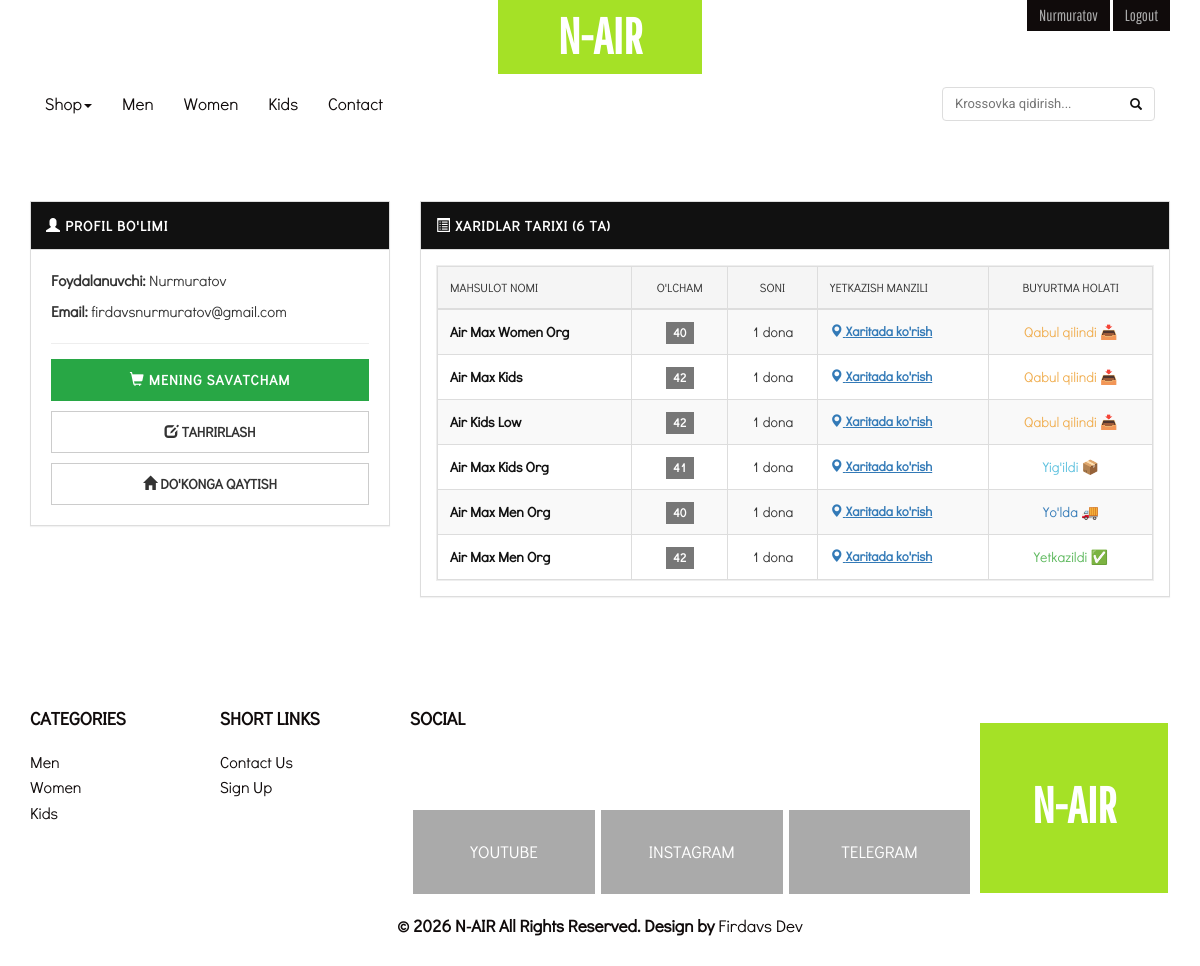
Screenshot of /profile/ (signed in) with the database file from the repository.
### first_n_air/models.py (models this page shows, shortened)
class Category(models.Model):
    name= models.CharField(max_length=255)
    slug = models.SlugField(unique=True,blank=True)
    image = models.ImageField()

class Buy(models.Model):
    name = models.CharField(max_length=156)
    phone = models.CharField(max_length=30)
    product = models.ForeignKey(Sneakers, on_delete=models.CASCADE, null=True)
    ALL_SIZES=(
        ("36","36"),
        ("37","37"),
        ("38","38"),
        ("39","39"),
        ("40","40"),
        ("41","41"),
        ("42","42"),
        ("43","43"),
        ("44","44"),
    )
    size= models.CharField(max_length=100, choices=ALL_SIZES)
    ALL_VALUES = (
        ("1","1"),
        ("2","2"),
        ("3","3"),
        ("4","4"),
        ("5","5"),
    )
    how = models.CharField(max_length=100,choices=ALL_VALUES)
    map = models.TextField()
    email = models.EmailField(blank=True)
    STATUS_CHOICES = (
        ('received', 'Buyurtma qabul qilindi 📥'),
        ('assembled', 'Buyurtma yig\'ildi 📦'),
        ('shipping', 'Yo\'lda 🚚'),
        ('delivered', 'Yetkazib berildi ✅'),
        ('canceled', 'Bekor qilindi ❌'),
    )
    status = models.CharField(max_length=20, choices=STATUS_CHOICES, default='received')

class Sneakers(models.Model):
    name = models.CharField(max_length=255)
    last_name = models.CharField(max_length=255)
    slug = models.SlugField(unique=True, blank=True)
    type = models.ForeignKey(Category, on_delete=models.CASCADE)
    character = models.TextField()
    UZ = "so'm"
    RU = "₽"
    ENG = "$"
    the_price = (
        (UZ, "so'm"),
        (RU, "₽"),
        (ENG, "$"),
    )
    price_type = models.CharField(max_length=10,
                                  choices=the_price,
                                  default="so'm")
    price = models.IntegerField()
    image =  models.ImageField()

### first_n_air/views.py (the view)
# urls.py: path('profile/', views.profile, name='profile'),
@login_required
def profile(request):
    ctg = Category.objects.all() # base.html menyusi buzilmasligi uchun
    user_email = request.user.email if request.user.email else f"{request.user.username}@mail.com"
    my_orders = Buy.objects.filter(
        Q(name=request.user.username) | Q(email=user_email)
    ).order_by('-id')
    ctx = {
        'ctg': ctg,
        'my_orders': my_orders
    }
    return render(request, 'blog/profile.html', ctx)

### templates/blog/profile.html
{% extends 'base.html' %}
{% block content %}
<div class="container" style="margin-top: 50px; margin-bottom: 50px; font-family: sans-serif;">
    <div class="row">
        <div class="col-md-4">
            <div class="panel panel-default" style="border-radius: 0; border: 1px solid #ddd;">
                <div class="panel-heading" style="background: #111; color: #fff; border-radius: 0; padding: 15px;">
                    <h3 class="panel-title text-uppercase" style="letter-spacing: 1px; font-weight: bold; font-size: 14px;">
                        <span class="glyphicon glyphicon-user"></span> Profil bo'limi
                    </h3>
                </div>
                <div class="panel-body" style="padding: 20px;">
                    <p style="margin-bottom: 10px; font-size: 15px;"><strong>Foydalanuvchi:</strong> {{ user.username }}</p>
                    <p style="margin-bottom: 20px; font-size: 15px;"><strong>Email:</strong> {{ user.email|default:"Kiritilmagan" }}</p>
                    <hr style="margin-top: 15px; margin-bottom: 15px;">
                    <a href="{% url 'view_cart' %}" class="btn btn-success btn-block" style="border-radius: 0; text-transform: uppercase; font-weight: bold; letter-spacing: 1px; padding: 10px; margin-bottom: 10px; background-color: #28a745; border-color: #28a745;">
                        <span class="glyphicon glyphicon-shopping-cart"></span> Mening Savatcham
                    </a>
                    <a href="{% url 'edit_profile' %}" class="btn btn-default btn-block" style="border-radius: 0; text-transform: uppercase; font-weight: bold; padding: 10px; margin-bottom: 10px;">
                        <span class="glyphicon glyphicon-edit"></span> Tahrirlash
                    </a>
                    <a href="{% url 'home' %}" class="btn btn-default btn-block" style="border-radius: 0; text-transform: uppercase; font-weight: bold; padding: 10px;">
                        <span class="glyphicon glyphicon-home"></span> Do'konga qaytish
                    </a>
                </div>
            </div>
        </div>
        <div class="col-md-8">
            <div class="panel panel-default" style="border-radius: 0; border: 1px solid #ddd;">
                <div class="panel-heading" style="background: #111; color: #fff; border-radius: 0; padding: 15px; display: flex; justify-content: space-between; align-items: center; flex-wrap: wrap;">
                    <h3 class="panel-title text-uppercase" style="letter-spacing: 1px; font-weight: bold; font-size: 14px; margin: 0; display: inline-block;">
                        <span class="glyphicon glyphicon-list-alt"></span> Xaridlar tarixi ({{ my_orders.count }} ta)
                    </h3>
                </div>
                <div class="panel-body" style="padding: 15px;">
                    <div class="table-responsive" style="max-height: 400px; overflow-y: auto; border: 1px solid #eee;">
                        <table class="table table-bordered table-striped" style="margin-bottom: 0; width: 100%;">
                            <thead style="position: sticky; top: 0; background-color: #f5f5f5; z-index: 10;">
                                <tr style="text-transform: uppercase; font-size: 12px; color: #333; background-color: #f5f5f5;">
                                    <th style="padding: 12px;">Mahsulot nomi</th>
                                    <th style="padding: 12px; text-align: center;">O'lcham</th>
                                    <th style="padding: 12px; text-align: center;">Soni</th>
                                    <th style="padding: 12px;">Yetkazish manzili</th>
                                    <th style="padding: 12px; text-align: center;">Buyurtma holati</th> </tr>
                            </thead>
                            <tbody>
                                {% if my_orders %}
                                    {% for order in my_orders %}
                                    <tr style="font-size: 14px;">
                                        <td style="padding: 12px; font-weight: bold; color: #111;">
                                            {% if order.product %}
                                                {{ order.product.name }}
                                            {% else %}
                                                <span class="text-muted">Mahsulot o'chirilgan</span>
                                            {% endif %}
                                        </td>
                                        <td style="padding: 12px; text-align: center;"><span class="label label-default" style="font-size: 12px; border-radius: 0;">{{ order.size }}</span></td>
                                        <td style="padding: 12px; text-align: center;">{{ order.how }} dona</td>
                                        <td style="padding: 12px; color: #555; font-size: 13px;">
                                            {% if "," in order.map %}
                                                <a href="https://maps.google.com/?q={{ order.map }}" target="_blank" class="text-primary" style="text-decoration: underline; font-weight: bold;">
                                                    <span class="glyphicon glyphicon-map-marker"></span> Xaritada ko'rish
                                                </a>
                                            {% else %}
                                                {{ order.map }}
                                            {% endif %}
                                        </td>
                                        <td style="padding: 12px; text-align: center; font-weight: bold;">
                                            {% if order.status == 'received' %}
                                                <span class="text-warning" style="color: #f0ad4e;">Qabul qilindi 📥</span>
                                            {% elif order.status == 'assembled' %}
                                                <span class="text-info" style="color: #5bc0de;">Yig'ildi 📦</span>
                                            {% elif order.status == 'shipping' %}
                                                <span class="text-primary" style="color: #337ab7;">Yo'lda 🚚</span>
                                            {% elif order.status == 'delivered' %}
                                                <span class="text-success" style="color: #5cb85c;">Yetkazildi ✅</span>
                                            {% else %}
                                                <span class="text-danger" style="color: #d9534f;">Bekor qilindi ❌</span>
                                            {% endif %}
                                        </td>
                                    </tr>
                                    {% endfor %}
                                {% else %}
                                    <tr>
                                        <td colspan="5" style="text-align: center; padding: 40px; color: #999; font-style: italic; font-size: 15px;">
                                            Xaridlar tarixi bo'sh.
                                        </td>
                                    </tr>
                                {% endif %}
                            </tbody>
                        </table>
                    </div>
                </div>
            </div>
        </div>
    </div>
</div>
{% endblock content %}

### templates/base.html (shortened to what this page needs)
<!DOCTYPE html>
{% load static %}
<html lang="en">
    <head>
        <link href="{% static 'css/bootstrap.min.css' %}" rel="stylesheet" type="text/css">
        <link href="{% static 'css/style.css' %}" rel="stylesheet" type="text/css"/>
    </head>
    <body>
        <div class="header">
            <div class="container">
                <div class="header-top">
                    <div class="logo">
                        <a href="{% url 'home' %}">N-AIR</a>
                    </div>
                    <div class="login-bars">
                        {% if user.is_authenticated %}
                            <a class="btn btn-default log-bar" href="{% url 'profile' %}" role="button">
                                {{ user.username }}
                            </a>
                            <a class="btn btn-default log-bar" href="{% url 'logout' %}" role="button">
                                Logout
                            </a>
                        {% endif %}
                    </div>
                </div>
                <div class="header-botom">
                    <div class="content white">
                        <nav class="navbar navbar-default nav-menu" role="navigation" style="display: flex; flex-wrap: wrap; align-items: center; justify-content: space-between;">
                            <div class="collapse navbar-collapse collapse-pdng" id="bs-example-navbar-collapse-1" style="flex-grow: 1;">
                                <ul class="nav navbar-nav nav-font" style="display: flex; align-items: center; flex-wrap: wrap;">
                                    <li class="dropdown">
                                        <a href="#" class="dropdown-toggle" data-toggle="dropdown">Shop<b class="caret"></b></a>
                                    </li>
                                    {% for i in ctg %}
                                    <li><a href="{% url 'products' slug=i.slug %}">{{ i.name }}</a></li>
                                    {% endfor %}
                                    <li><a href="{% url 'contact' %}">Contact</a></li>
                                </ul>
                            </div>
                            <div class="search-container" style="padding: 10px 15px; display: inline-block; vertical-align: middle;">
                                <form action="{% url 'home' %}" method="get" style="display: flex; align-items: center; max-width: 250px; background: #fff; border: 1px solid #ddd; border-radius: 4px; overflow: hidden;">
                                    <input type="text" name="search" placeholder="Krossovka qidirish..." value="{{ query|default:'' }}" style="padding: 6px 12px; border: none; width: 100%; color: #333; font-size: 13px; font-family: 'Roboto', sans-serif; outline: none; background: transparent;">
                                    <button type="submit" style="padding: 6px 12px; background: transparent; color: #111; border: none; cursor: pointer; outline: none;">
                                        <span class="glyphicon glyphicon-search" style="font-size: 12px;"></span>
                                    </button>
                                </form>
                            </div>
                        </nav>
                    </div>
                </div>
            </div>
        </div>
        {% block content %}
        {% endblock content %}
        <div class="footer-grid">
            <div class="container">
                <div class="col-md-2 re-ft-grd">
                    <h3>Categories</h3>
                    {% for i in ctg %}
                    <ul class="categories">
                        <li><a href="{% url 'products' slug=i.slug %}">{{i.name}}</a></li>
                    </ul>
                    {% endfor %}
                </div>
                <div class="col-md-2 re-ft-grd">
                    <h3>Short links</h3>
                    <ul class="shot-links">
                        <li><a href="{% url 'contact' %}">Contact us</a></li>
                        <li><a href="{% url 'register' %}">Sign Up</a></li>
                    </ul>
                </div>
                <div class="col-md-6 re-ft-grd">
                    <h3>Social</h3>
                    <ul class="social">
                        <li><a href="https://www.youtube.com/@free_dev_2610" target="_blank" class="fb">Youtube</a></li>
                        <li><a href="https://instagram.com/shxrtvc_fr" target="_blank" class="twt">Instagram</a></li>
                        <li><a href="https://t.me/shxrtvc_fr" target="_blank" class="gpls">Telegram</a></li>
                    </ul>
                </div>
                <div class="col-md-2 re-ft-grd">
                    <div class="bt-logo">
                        <div class="logo">
                            <a href="{% url 'home' %}" class="ft-log">N-AIR</a>
                        </div>
                    </div>
                </div>
                <div class="clearfix"></div>
            </div>
            <div class="copy-rt">
                <div class="container">
                    <p>&copy; 2026 N-AIR All Rights Reserved. Design by <a href="http://portfoliofree.netlify.app">Firdavs Dev</a></p>
                </div>
            </div>
        </div>
    </body>
</html>

### rows the page displays
Category: name "Men"
Category: name "Women"
Category: name "Kids"
Buy: product.name "Air Max Women Org", size "40", how "1", status "Qabul qilindi 📥"
Buy: product.name "Air Max Kids", size "42", how "1", status "Qabul qilindi 📥"
Buy: product.name "Air Kids Low", size "42", how "1", status "Qabul qilindi 📥"
Buy: product.name "Air Max Kids Org", size "41", how "1", status "Yig'ildi 📦"
Buy: product.name "Air Max Men Org", size "40", how "1", status "Yo'lda 🚚"
Buy: product.name "Air Max Men Org", size "42", how "1", status "Yetkazildi ✅"

### other values shown
{{ user.username }} "Nurmuratov"
{{ user.email|default:"Kiritilmagan" }} "firdavsnurmuratov@gmail.com"
{{ my_orders.count }} "6"
